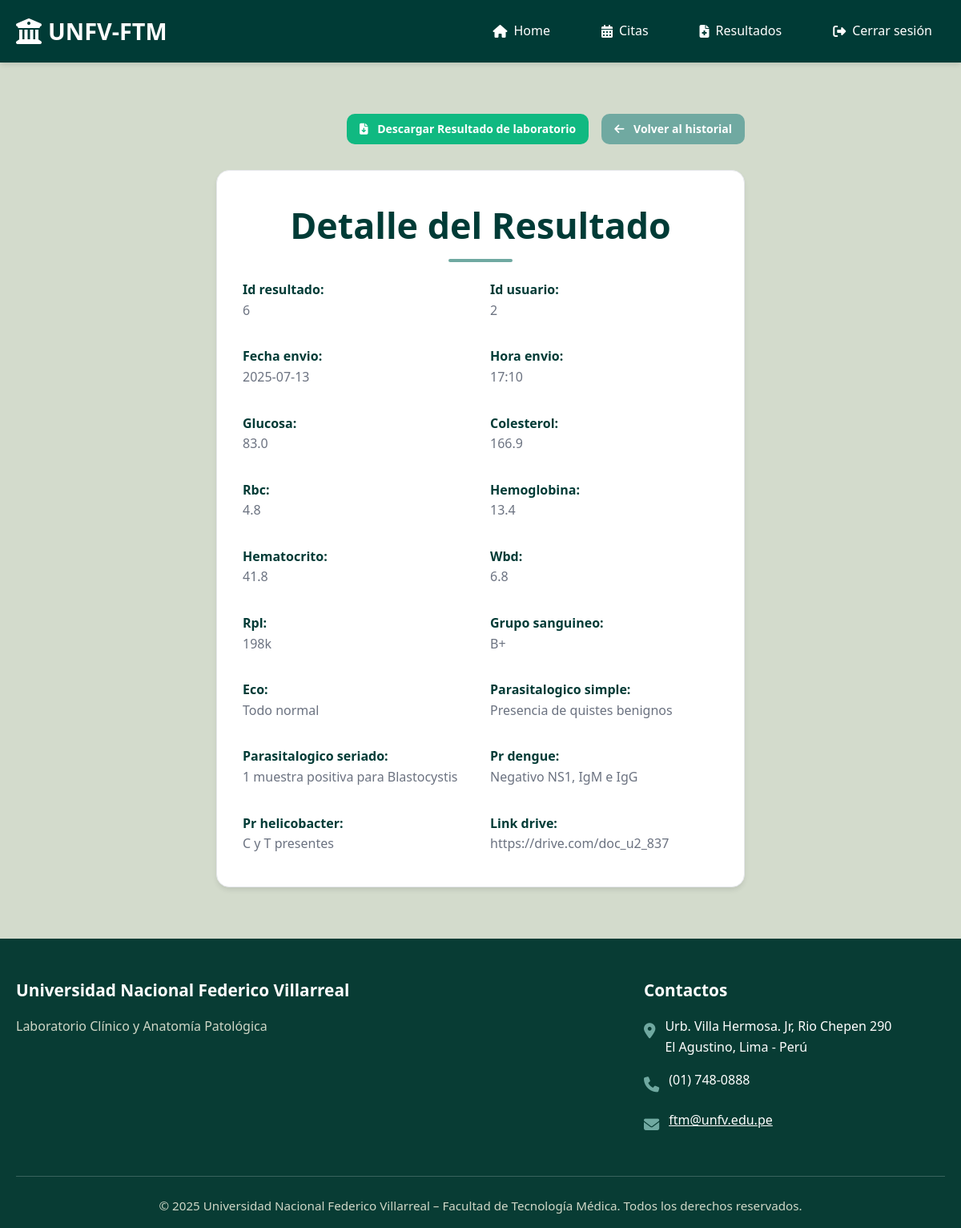
/ver_resultado/6 (signed in), run on the app's committed database.
### tables this page shows
CREATE TABLE resultados_usuario (
                id_resultado INTEGER PRIMARY KEY,
                id_usuario INTEGER NOT NULL,
                fecha_envio VARCHAR(100),
                hora_envio VARCHAR(100),
                glucosa VARCHAR(100),
                colesterol VARCHAR(100),
                rbc VARCHAR(100),
                hemoglobina VARCHAR(100),
                hematocrito VARCHAR(100),
                wbd VARCHAR(100),
                rpl VARCHAR(100),
                grupo_sanguineo VARCHAR(100),
                eco TEXT,
                parasitalogico_simple TEXT,
                parasitalogico_seriado TEXT,
                pr_dengue TEXT,
                pr_helicobacter TEXT,
                link_drive TEXT,
                FOREIGN KEY (id_usuario) REFERENCES usuario(id_usuario)
                    ON DELETE CASCADE
                    ON UPDATE CASCADE
            );

### app.py (the view)
@app.route('/ver_resultado/<int:id_resultado>')
def ver_resultados_especifico(id_resultado):
    if 'user_id' not in session:
        return redirect(url_for('login'))
    conn = get_db()
    cur = conn.cursor()
    cur.execute("""
        SELECT *
        FROM resultados_usuario
        WHERE id_resultado = ? AND id_usuario = ?
    """, (id_resultado, session['user_id']))
    fila = cur.fetchone()
    conn.close()
    if not fila:
        return "Resultado no encontrado o no autorizado", 404
    resultado = dict(fila)
    return render_template('ver_resultado_usuario.html', resultado=resultado)

### app.py (called while the page is built)
def get_db():
    conn = sqlite3.connect(DATABASE)
    conn.row_factory = sqlite3.Row
    return conn

@app.context_processor
def inject_user():
    return dict(user=session.get('user_name'))

### templates/ver_resultado_usuario.html (shortened to what this page needs)
{% extends 'base.html' %}
{% block content %}
<section class="section">
  <div class="container" style="max-width: 700px;">
    <div style="display: flex; justify-content: flex-end; gap: 1rem; margin-bottom: 2rem; flex-wrap: wrap;">
      <a href="{{ resultado['link_drive'] }}" class="btn btn-success btn-small" target="_blank">
        <i class="fas fa-file-download"></i> Descargar Resultado de laboratorio
      </a>
      <a href="{{ url_for('historial_resultados') }}" class="btn btn-secondary btn-small">
        <i class="fas fa-arrow-left"></i> Volver al historial
      </a>
    </div>
    <div class="card">
      <h2 class="text-center" style="margin-bottom: 2rem;">Detalle del Resultado</h2>
      <div style="display: grid; grid-template-columns: 1fr 1fr; gap: 1.5rem;">
        {% for clave, valor in resultado.items() %}
        <div style="margin-bottom: 0.5rem;">
          <label style="font-weight: bold; color: var(--primary-green);">{{ clave | replace('_', ' ') | capitalize }}:</label>
          <div style="color: var(--text-gray);">{{ valor }}</div>
        </div>
        {% endfor %}
      </div>
    </div>
  </div>
</section>
{% endblock %}

### static/css/style.css (style rules this page uses)
* { margin: 0; padding: 0; box-sizing: border-box; }
:root { --primary-dark: #012622; --primary-green: #003b36; --secondary-green: #70a9a1; --light-gray: #cfd7c7; --lightest-gray: #d3dbcc; --white: #ffffff; --text-dark: #2c3e50; --text-gray: #6b7280; --border-color: #e5e7eb; --shadow: 0 4px 6px -1px rgba(0, 0, 0, 0.1); --shadow-lg: 0 10px 15px -3px rgba(0, 0, 0, 0.1); --success: #10b981; --warning: #f59e0b; --danger: #ef4444; }
body { font-family: "Segoe UI", Tahoma, Geneva, Verdana, sans-serif; background-color: var(--lightest-gray); color: var(--text-dark); line-height: 1.6; }
.container { max-width: 1200px; margin: 0 auto; padding: 0 20px; }
.btn { display: inline-block; padding: 0.875rem 1.75rem; background: var(--primary-green); color: var(--white); text-decoration: none; border-radius: 10px; border: none; font-size: 1rem; font-weight: 600; cursor: pointer; transition: all 0.3s ease; text-align: center; position: relative; overflow: hidden; }
.btn-secondary { background: var(--secondary-green); }
.btn-success { background: var(--success); }
.btn-small { padding: 0.5rem 1rem; font-size: 0.875rem; }
.btn i { margin-right: 0.5rem; }
.section { padding: 4rem 0; }
.section h2 { color: var(--primary-green); text-align: center; margin-bottom: 3rem; font-size: 2.8rem; font-weight: 700; position: relative; }
.section h2::after { content: ""; position: absolute; bottom: -10px; left: 50%; transform: translateX(-50%); width: 80px; height: 4px; background: var(--secondary-green); border-radius: 2px; }
.card { background: var(--white); padding: 2rem; border-radius: 16px; box-shadow: var(--shadow); transition: all 0.3s ease; border: 1px solid var(--border-color); position: relative; }
.text-center { text-align: center; }
.feature-card, .news-card, .card { animation: fadeInUp 0.6s ease-out; }

### data on the page
resultados_usuario: clave "Fecha envio", fecha_envio "2025-07-13", clave "Hora envio", hora_envio "17:10", clave "Glucosa", glucosa "83.0", clave "Colesterol", colesterol "166.9", clave "Rbc", rbc "4.8", clave "Hemoglobina", hemoglobina "13.4", clave "Hematocrito", hematocrito "41.8", clave "Wbd", wbd "6.8", clave "Rpl", rpl "198k", clave "Grupo sanguineo", grupo_sanguineo "B+", clave "Eco", eco "Todo normal", clave "Parasitalogico simple", parasitalogico_simple "Presencia de quistes benignos", clave "Parasitalogico seriado", parasitalogico_seriado "1 muestra positiva para Blastocystis", clave "Pr dengue", pr_dengue "Negativo NS1, IgM e IgG", clave "Pr helicobacter", pr_helicobacter "C y T presentes", clave "Link drive", link_drive "https://drive.com/doc_u2_837"

### other printed values
{{ clave | replace('_', ' ') | capitalize }} "Id resultado" "Id usuario"
{{ valor }} "6" "2"
{{ current_year or 2025 }} "2025"
